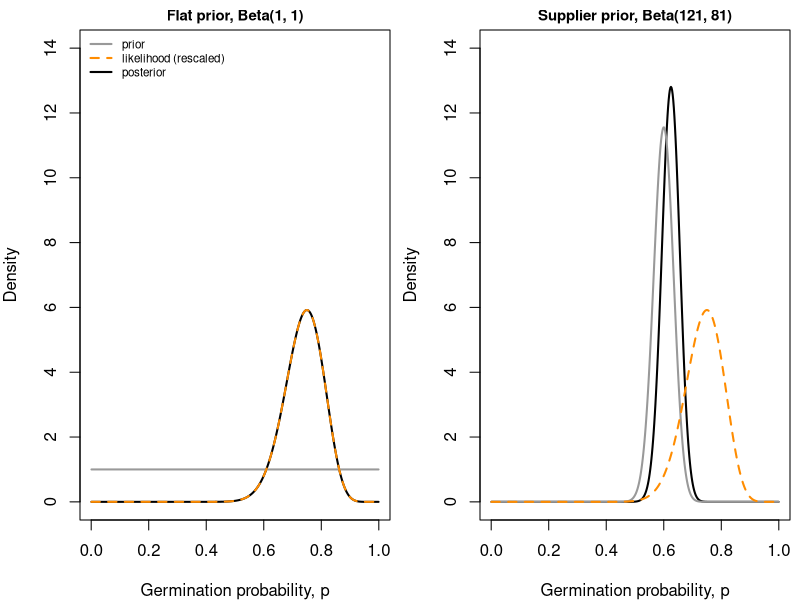
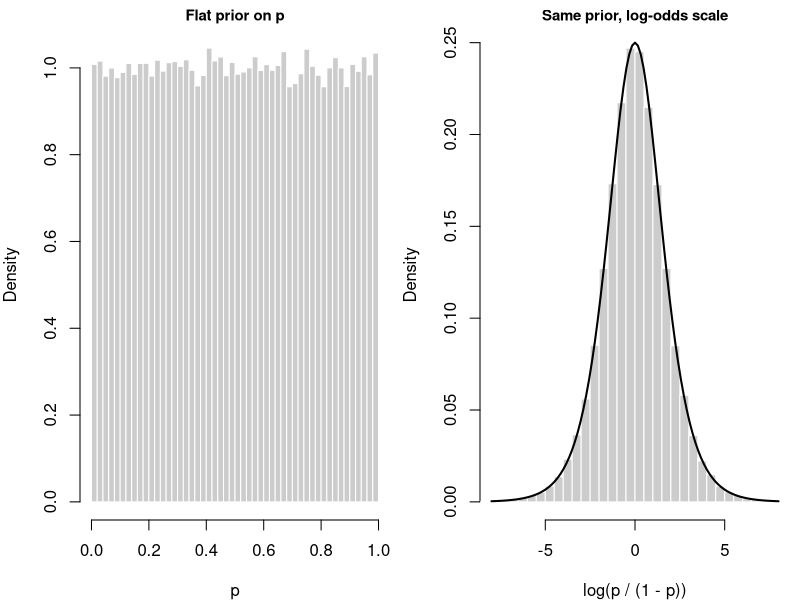
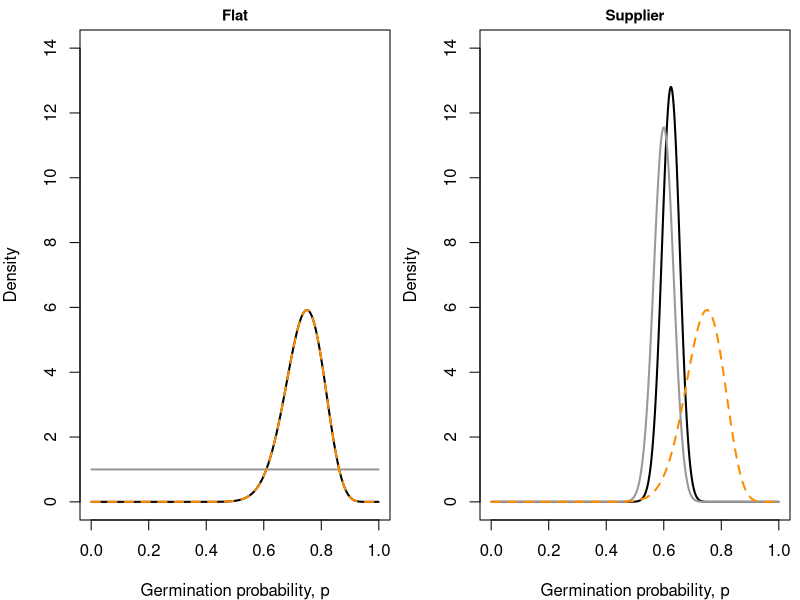
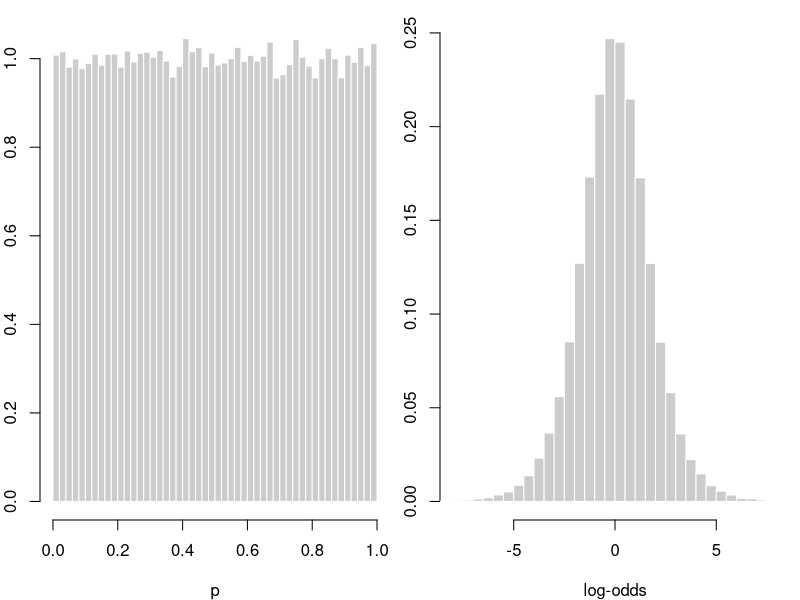

The R script that drew these images, in order:
## ---- chunk 1
knitr::opts_chunk$set(echo = TRUE, warning = FALSE, message = FALSE,
                       fig.width = 5, fig.height = 3.3)
## ---- chunk 2
k <- 30; n <- 40
post_flat <- c(1 + k, 1 + n - k)
post_info <- c(121 + k, 81 + n - k)
beta_mean <- function(ab) ab[1] / sum(ab)
beta_mode <- function(ab) (ab[1] - 1) / (sum(ab) - 2)
summ <- rbind(
  flat = c(mean = beta_mean(post_flat), mode = beta_mode(post_flat),
           qbeta(c(0.025, 0.975), post_flat[1], post_flat[2])),
  informative = c(mean = beta_mean(post_info), mode = beta_mode(post_info),
                  qbeta(c(0.025, 0.975), post_info[1], post_info[2]))
)
colnames(summ)[3:4] <- c("lower95", "upper95")
round(summ, 3)
f2 <- function(v) formatC(v, format = "f", digits = 2)
## ---- chunk 3
p_seq <- seq(0.001, 0.999, length.out = 500)
lik_scaled <- dbeta(p_seq, k + 1, n - k + 1)   # likelihood rescaled to area 1
plot_panel <- function(prior_ab, post_ab, title) {
  plot(p_seq, dbeta(p_seq, post_ab[1], post_ab[2]), type = "l", lwd = 2,
       ylim = c(0, 14), xlab = "Germination probability, p", ylab = "Density",
       main = title, cex.main = 0.9)
  lines(p_seq, dbeta(p_seq, prior_ab[1], prior_ab[2]), lwd = 2, col = "grey60")
  lines(p_seq, lik_scaled, lwd = 2, lty = 2, col = "darkorange")
}
par(mfrow = c(1, 2), mar = c(4, 4, 1.5, 0.5))
plot_panel(c(1, 1), post_flat, "Flat prior, Beta(1, 1)")
legend("topleft", c("prior", "likelihood (rescaled)", "posterior"),
       lwd = 2, lty = c(1, 2, 1), col = c("grey60", "darkorange", "black"),
       bty = "n", cex = 0.7)
plot_panel(c(121, 81), post_info, "Supplier prior, Beta(121, 81)")
## ---- chunk 4
set.seed(746)
p_draws <- runif(1e5)
par(mfrow = c(1, 2), mar = c(4, 4, 1.5, 0.5))
hist(p_draws, breaks = 40, freq = FALSE, col = "grey80", border = "white",
     main = "Flat prior on p", xlab = "p", cex.main = 0.9)
hist(qlogis(p_draws), breaks = 60, freq = FALSE, col = "grey80", border = "white",
     main = "Same prior, log-odds scale", xlab = "log(p / (1 - p))",
     xlim = c(-8, 8), cex.main = 0.9)
curve(dlogis(x), add = TRUE, lwd = 2)
## ---- chunk 5
par(mfrow = c(1, 2), mar = c(4, 4, 1.5, 0.5))
plot_panel(c(1, 1), post_flat, "Flat")
plot_panel(c(121, 81), post_info, "Supplier")
## ---- chunk 6
par(mfrow = c(1, 2), mar = c(4, 2, 1, 0.5))
hist(p_draws, breaks = 40, freq = FALSE, col = "grey80", border = "white",
     main = "", xlab = "p", ylab = "")
hist(qlogis(p_draws), breaks = 60, freq = FALSE, col = "grey80", border = "white",
     main = "", xlab = "log-odds", ylab = "", xlim = c(-8, 8))
